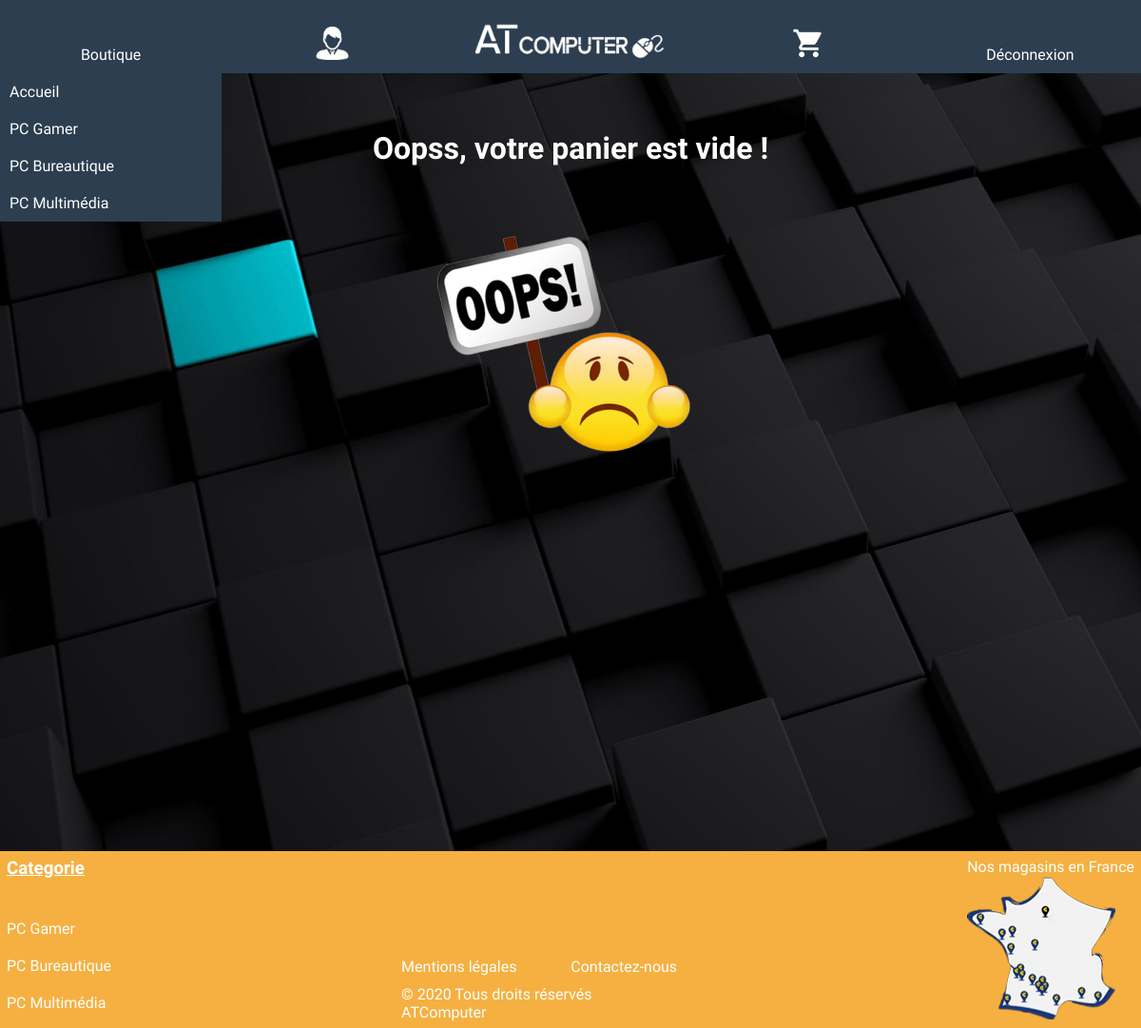
/sources/panier.php (signed in), run on the app's committed database.
### tables this page shows
CREATE TABLE IF NOT EXISTS `categorie` (
  `id` int(11) NOT NULL AUTO_INCREMENT,
  `nom` varchar(255) NOT NULL,
  `nomurl` varchar(255) NOT NULL,
  PRIMARY KEY (`id`)
);

### sources/functions.php (called while the page is built, shortened)
<?php
class userpdo
{
function connectdb()
	{
		$base = new PDO('mysql:host=localhost;dbname=boutique', 'root', '');
		return $base;
	}
}
class produit
{
	function connectdb()
	{
		try {
			$base = new PDO('mysql:host=localhost;dbname=boutique', 'root', '',
				array(PDO::MYSQL_ATTR_INIT_COMMAND => 'SET NAMES \'UTF8\''));
		} catch (PDOException $e) {
		    echo 'Connexion échouée : ' . $e->getMessage();
		}
		return $base;
	}
	public function categorie()
	{
	$tabcategorie=[];
	$categorie=$this->connectdb()->query("SELECT * FROM `categorie` ORDER BY id ASC");
	while($images = $categorie->fetch())
	{
		array_push($tabcategorie, $images);
	}
		return $tabcategorie;
	}
}
class panier
{
	function connectdb()
	{
		try {
			$base = new PDO('mysql:host=localhost;dbname=boutique', 'root', '',
				array(PDO::MYSQL_ATTR_INIT_COMMAND => 'SET NAMES \'UTF8\''));
		} catch (PDOException $e) {
		    echo 'Connexion échouée : ' . $e->getMessage();
		}
		return $base;
	}
	public function select_panier()
	{
		$tabpanier=[];
		$login=$_SESSION['login'];
		$id_user=$this->connectdb()->query("SELECT id FROM utilisateurs where login='$login'");
		$user = $id_user->fetch(PDO::FETCH_ASSOC);
		$utilisateur=$user['id'];
		$monpanier=$this->connectdb()->query("SELECT *FROM panier, images, produits WHERE id_utilisateur='$utilisateur' and panier.id_produits=images.id_produits and panier.id_produits=produits.id ORDER BY panier.id ASC");
		return $tabpanier;
	}
}
?>

### sources/panier.php (the view, shortened to what this page needs)
<?php include("functions.php");?>
<html>
	<head>
		<link href="boutique.css" rel="stylesheet">
	</head>
<body>
	<?php include("header.php"); ?>
	<?php $panier = new panier; ?>
<?php
	$monpanier=$panier ->  select_panier();
if(sizeof($monpanier) == 0)
{
?>
	<h1 class="panier_vide">Oopss, votre panier est vide !</h1>
	<div class="image_bonhomme">
		<img width="300px;" src="../img/bonhomme.png">
	</div>
<?php
}
	include("footer.php");?>
</body>
</html>

### sources/header.php (shortened to what this page needs)
<html lang="fr" dir="ltr">
<head>
  <link rel="stylesheet" href="boutique.css">
</head>
<header>
<nav>
  <ul>
<?php
$produit = new produit;
$produit -> categorie();
$produit -> sous_categorie();
?>
<?php $tab=$produit -> categorie();?>
  <li>
      <a class="menu" href="produits.php">Boutique</a>
      <ul>
            <li>
                <a class="menu" href="index.php">Accueil</a>
            </li>
              <?php
              for($j=0; $j < sizeof($tab); $j++)
              {
                ?>
                <li>
                  <a class="menu" href="sous-categorie.php?type=<?php echo $tab[$j][2];?>&id=<?php  echo $tab[$j][0];?>"><?php echo $tab[$j][1];?></a>
              <?php
              }
              ?>
            </li>
      </ul>
    </li>
    <?php if(isset($_SESSION['login']))
    {
    ?>
    <li>
      <a href=""><div class="logoprofilhover"></div></a>
   </li>
   <li class="logo_responsive">
      <a href="index.php"><div class="logohover"></div></a>
   </li>
   <li>
      <a href="panier.php"><div class="logopanierhover"></div></a>
  </li>
  <li>
      <form class="disconnect" method="post" action="" >
        <input name="deco" type="submit" value="Déconnexion">
      </form>
  </li>
<?php
}
?>
</ul>
</nav>
</header>
</html>

### sources/footer.php
<?php
$produit = new produit;
$tab=$produit -> categorie();
?>
<footer>
	<div class="categorie">
		<div>
			<h3>Categorie</h3>
		</div>
		<div class="titre">
			<?php
			for($j=0; $j < sizeof($tab); $j++)
             {
             	?>
             	<a class="menu" href="sous-categorie.php?type=<?php echo $tab[$j][2];?>&id=<?php  echo $tab[$j][0];?>"><?php echo $tab[$j][1];?></a>
           		<?php
             }
			?>
		</div>
	</div>
	<div class="footer">
		<div id="mentions">
			<div>
				<a href="mentions.html">Mentions légales</a>
				<a href="contact.php">Contactez-nous</a>
			</div>
				<p>© 2020 Tous droits réservés ATComputer</p>
		</div>
	</div>
	<div class="img">
		<p>Nos magasins en France</p>
		<a href="https://www.google.fr/maps/place/Joliette,+Marseille/@43.3040531,5.3567312,15z/data=!3m1!4b1!4m5!3m4!1s0x12c9c0ed7442dacd:0x73ed2062a058ae62!8m2!3d43.3035953!4d5.3660975"><div class="map">
		</div></a>
	</div>
</footer>

### sources/boutique.css (style rules this page uses)
* { padding: 0; margin: 0; outline: none; font-family: 'Concert One' ; }
body { background-image: url('../img/fond_site.jpg'); background-size: cover; background-repeat: no-repeat; background-attachment: fixed; }
footer { display:flex; justify-content: space-between; width: 100%; background-color: #F5B041; margin-top: 5%; }
footer,p, h3, .categorie a, a { color:white; text-decoration: none; transition: 0.2s; }
footer .footer { display:flex; flex-direction: column; flex:2; justify-content: flex-end; align-items: center }
footer #mentions { display:flex; flex-direction: column; justify-content: space-between; width: 290px; padding: 7px; }
footer #mentions div { display:flex; width: 290px; justify-content: space-between; margin-bottom: 10px; }
footer .categorie h3 { text-decoration: underline; padding:7px; }
footer .categorie .titre { display:flex; flex-direction: column; justify-content: space-between; height: 50%; margin-top: 15%; padding:7px; }
footer .img { padding: 7px; }
footer .map { background-image:url(../img/map.png); background-repeat: no-repeat; height: 80%; transition: 0.8s; padding: 7px; }
input[type="submit"] { cursor:pointer; }
nav a { color: white; margin: 0; padding:13px; text-decoration: none; list-style-type:none; display: flex; flex-direction:row; justify-content: space-around; text-align: center; }
nav { width: 100%; text-align: center; padding:0; margin:0; }
ul { margin: 0; padding: 0; list-style: none; }
li { margin: 0; background-color: #2C3E50 ; }
.menu , .lien { display: block; padding: 10px 0; color: white; text-decoration: none; white-space: nowrap; text-overflow: ellipsis; position:relative; z-index:2; transition: 0.2s; }
nav > ul { display: table; width: 100%; }
nav > ul > li { display: table-cell; width: 16%; }
nav > ul li { position: relative; }
nav li ul { display: none; position: absolute; }
nav > ul > li > ul { top: 100%; left: 0; right: 0; }
nav > ul > li > ul .menu { text-align: left; padding: 10px; }
li a { transition: 0.2s; }
.logohover { height: 50px; background-image:url(../img/logo.png); background-size: 200px; width: 200px; transition: 0.2s; }
.logoprofilhover { height: 35px; background-image:url(../img/logo_profil.png); background-size: 35px; width: 35px; transition: 0.2s; }
.logopanierhover { height: 35px; background-image:url(../img/logo_panier.png); background-size: 35px; width: 35px; transition: 0.2s; }
.disconnect input[type="submit"] { border: none; background-color: transparent; color: white; font-size: 100%; transition: 0.2s; }
.panier_vide { text-align: center; color:white; margin-top: 5%; }
.image_bonhomme { display:flex; margin-top: 5%; justify-content: center; width:100%; }
@media (max-width: 1200px) { footer { margin-top:30%; } }

### data on the page
categorie: nom "PC Gamer"
categorie: nom "PC Bureautique"
categorie: nom "PC Multimédia"
